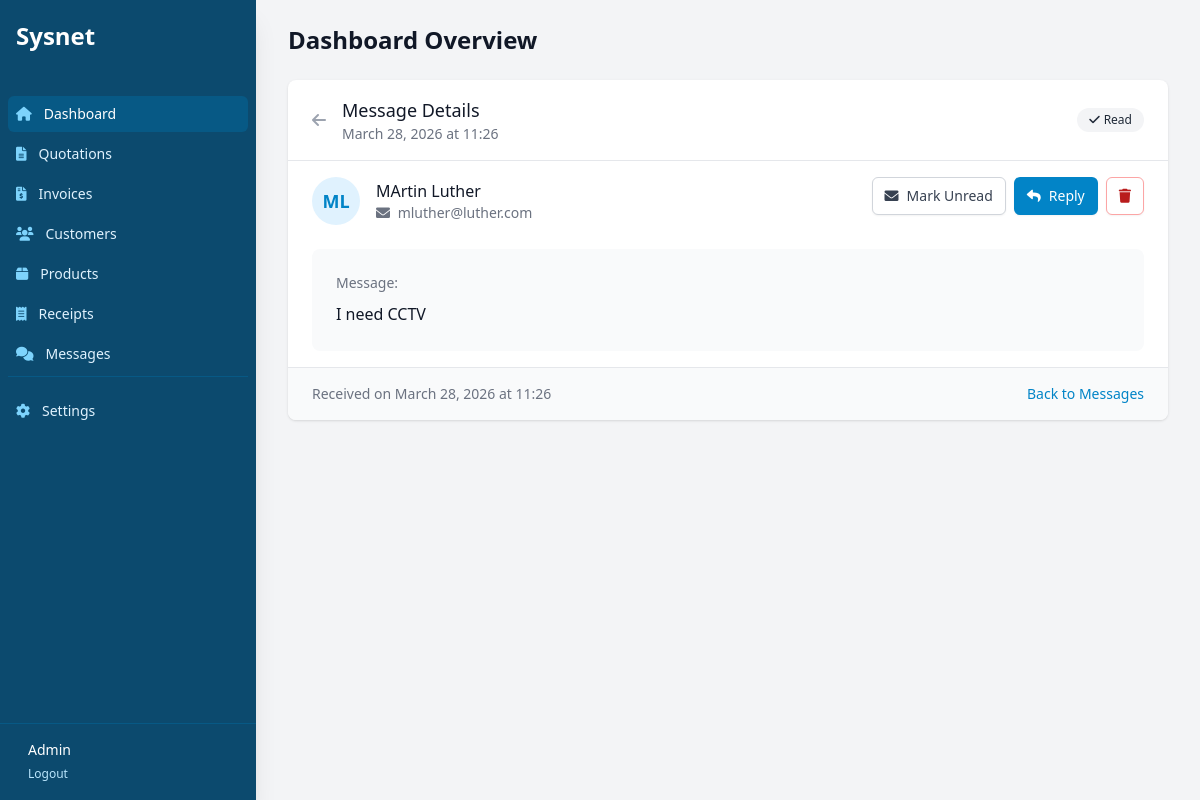
The page /billing/messages/2/ (signed in) on the database its author committed.
### billing/models.py (models this page shows, shortened)
class ContactMessage(models.Model):
    first_name = models.CharField(max_length=100)
    last_name = models.CharField(max_length=100)
    email = models.EmailField()
    message = models.TextField()
    is_read = models.BooleanField(default=False)
    created_at = models.DateTimeField(auto_now_add=True)
    class Meta:
        ordering = ['-created_at']
    def sender_name(self):
        return f"{self.first_name} {self.last_name}"

### billing/views.py (the view)
# urls.py: path('messages/<int:pk>/', views.message_detail, name='message_detail'),
@login_required
def message_detail(request, pk):
    message = get_object_or_404(ContactMessage, pk=pk)
    if not message.is_read:
        message.is_read = True
        message.save()
    return render(request, 'billing/message_detail.html', {'message': message})

### billing/context_processors.py (called while the page is built)
def company_info(request):
    return {
        'company': CompanyProfile.objects.first()
    }

def unread_count(request):
    if request.user.is_authenticated:
        return {'unread_count': ContactMessage.objects.filter(is_read=False).count()}
    return {'unread_count': 0}

### templates/billing/message_detail.html (shortened to what this page needs)
{% extends 'billing/base_dashboard.html' %}
{% block dashboard_content %}
<div class="max-w-4xl mx-auto">
    <div class="bg-white shadow rounded-lg mb-6">
        <div class="px-6 py-4 border-b border-gray-200 flex justify-between items-center">
            <div class="flex items-center">
                <a href="{% url 'message_list' %}" class="text-gray-400 hover:text-gray-600 mr-4">
                    <i class="fas fa-arrow-left"></i>
                </a>
                <div>
                    <h3 class="text-lg font-medium text-gray-900">Message Details</h3>
                    <p class="text-sm text-gray-500">{{ message.created_at|date:"F d, Y \a\t H:i" }}</p>
                </div>
            </div>
            <div class="flex items-center space-x-2">
                {% if message.is_read %}
                <span class="inline-flex items-center px-3 py-1 rounded-full text-xs font-medium bg-gray-100 text-gray-800">
                    <i class="fas fa-check mr-1"></i> Read
                </span>
                {% else %}
                <span class="inline-flex items-center px-3 py-1 rounded-full text-xs font-medium bg-green-100 text-green-800">
                    <i class="fas fa-envelope mr-1"></i> Unread
                </span>
                {% endif %}
            </div>
        </div>
        <div class="px-6 py-4">
            <div class="flex items-start justify-between mb-6">
                <div class="flex items-center">
                    <div class="h-12 w-12 rounded-full bg-brand-100 flex items-center justify-center">
                        <span class="text-brand-600 font-semibold text-lg">
                            {{ message.first_name|first }}{{ message.last_name|first }}
                        </span>
                    </div>
                    <div class="ml-4">
                        <div class="text-base font-medium text-gray-900">{{ message.sender_name }}</div>
                        <div class="text-sm text-gray-500">
                            <a href="mailto:{{ message.email }}" class="hover:text-brand-600">
                                <i class="fas fa-envelope mr-1"></i> {{ message.email }}
                            </a>
                        </div>
                    </div>
                </div>
                <div class="flex space-x-2">
                    {% if not message.is_read %}
                    <button onclick="markAsRead({{ message.pk }})" class="inline-flex items-center px-3 py-2 border border-gray-300 shadow-sm text-sm font-medium rounded-md text-gray-700 bg-white hover:bg-gray-50">
                        <i class="fas fa-check mr-2"></i> Mark Read
                    </button>
                    {% else %}
                    <button onclick="markAsUnread({{ message.pk }})" class="inline-flex items-center px-3 py-2 border border-gray-300 shadow-sm text-sm font-medium rounded-md text-gray-700 bg-white hover:bg-gray-50">
                        <i class="fas fa-envelope mr-2"></i> Mark Unread
                    </button>
                    {% endif %}
                    <a href="mailto:{{ message.email }}?subject=Re: Your inquiry" class="inline-flex items-center px-3 py-2 border border-transparent shadow-sm text-sm font-medium rounded-md text-white bg-brand-600 hover:bg-brand-700">
                        <i class="fas fa-reply mr-2"></i> Reply
                    </a>
                    <button onclick="deleteMessage({{ message.pk }})" class="inline-flex items-center px-3 py-2 border border-red-300 shadow-sm text-sm font-medium rounded-md text-red-700 bg-white hover:bg-red-50">
                        <i class="fas fa-trash"></i>
                    </button>
                </div>
            </div>
            <div class="bg-gray-50 rounded-lg p-6">
                <div class="text-sm font-medium text-gray-500 mb-2">Message:</div>
                <div class="text-gray-900 whitespace-pre-wrap leading-relaxed">{{ message.message }}</div>
            </div>
        </div>
        <div class="px-6 py-4 bg-gray-50 border-t border-gray-200 rounded-b-lg flex justify-between items-center">
            <div class="text-sm text-gray-500">
                Received on {{ message.created_at|date:"F d, Y" }} at {{ message.created_at|date:"H:i" }}
            </div>
            <a href="{% url 'message_list' %}" class="text-sm text-brand-600 hover:text-brand-900">
                Back to Messages
            </a>
        </div>
    </div>
</div>
{% endblock %}

### templates/billing/base_dashboard.html (shortened to what this page needs)
<!DOCTYPE html>
<html lang="en">
<head>
    <script src="https://cdn.tailwindcss.com"></script>
    <link href="https://cdnjs.cloudflare.com/ajax/libs/font-awesome/6.0.0/css/all.min.css" rel="stylesheet">
</head>
<body class="bg-gray-100 font-sans">
    <div class="flex h-screen overflow-hidden">
        <div class="hidden md:flex md:flex-shrink-0 no-print">
            <div class="flex flex-col w-64">
                <div class="flex flex-col h-0 flex-1 bg-brand-900 shadow-xl">
                    <div class="flex-1 flex flex-col pt-5 pb-4 overflow-y-auto">
                        <div class="flex items-center flex-shrink-0 px-4 mb-6">
                            <span class="text-white text-2xl font-bold">Sysnet</span>
                        </div>
                        <nav class="mt-5 flex-1 px-2 space-y-1">
                            <a href="{% url 'dashboard' %}" class="group flex items-center px-2 py-2 text-sm font-medium rounded-md text-white bg-brand-800">
                                <i class="fas fa-home mr-3 text-brand-300"></i>
                                Dashboard
                            </a>
                            <a href="{% url 'quotation_list' %}" class="group flex items-center px-2 py-2 text-sm font-medium rounded-md text-brand-100 hover:bg-brand-800 hover:text-white">
                                <i class="fas fa-file-alt mr-3 text-brand-300 group-hover:text-white"></i>
                                Quotations
                            </a>
                            <a href="{% url 'invoice_list' %}" class="group flex items-center px-2 py-2 text-sm font-medium rounded-md text-brand-100 hover:bg-brand-800 hover:text-white">
                                <i class="fas fa-file-invoice-dollar mr-3 text-brand-300 group-hover:text-white"></i>
                                Invoices
                            </a>
                            <a href="{% url 'customer_list' %}" class="group flex items-center px-2 py-2 text-sm font-medium rounded-md text-brand-100 hover:bg-brand-800 hover:text-white">
                                <i class="fas fa-users mr-3 text-brand-300 group-hover:text-white"></i>
                                Customers
                            </a>
                            <a href="{% url 'product_list' %}" class="group flex items-center px-2 py-2 text-sm font-medium rounded-md text-brand-100 hover:bg-brand-800 hover:text-white">
                                <i class="fas fa-box mr-3 text-brand-300 group-hover:text-white"></i>
                                Products
                            </a>
                             <a href="{% url 'receipt_list' %}" class="group flex items-center px-2 py-2 text-sm font-medium rounded-md text-brand-100 hover:bg-brand-800 hover:text-white">
                                <i class="fas fa-receipt mr-3 text-brand-300 group-hover:text-white"></i>
                                Receipts
                            </a>
                            <a href="{% url 'message_list' %}" class="group flex items-center px-2 py-2 text-sm font-medium rounded-md text-brand-100 hover:bg-brand-800 hover:text-white relative">
                                <i class="fas fa-comments mr-3 text-brand-300 group-hover:text-white"></i>
                                Messages
                            </a>
                            <div class="pt-4 mt-4 border-t border-brand-800">
                                <a href="{% url 'company_settings' %}" class="group flex items-center px-2 py-2 text-sm font-medium rounded-md text-brand-100 hover:bg-brand-800 hover:text-white">
                                    <i class="fas fa-cog mr-3 text-brand-300 group-hover:text-white"></i>
                                    Settings
                                </a>
                            </div>
                        </nav>
                    </div>
                    <div class="flex-shrink-0 flex border-t border-brand-800 p-4">
                        <div class="flex items-center">
                            <div class="ml-3">
                                <p class="text-sm font-medium text-white">
                                    {{ user.username|title }}
                                </p>
                                <form action="{% url 'logout' %}" method="post" class="inline">
                                    <button type="submit" class="text-xs font-medium text-brand-200 hover:text-white group-hover:text-white">
                                        Logout
                                    </button>
                                </form>
                            </div>
                        </div>
                    </div>
                </div>
            </div>
        </div>
        <div class="flex flex-col w-0 flex-1 overflow-hidden">
            <main class="flex-1 relative overflow-y-auto focus:outline-none">
                <div class="py-6">
                    <div class="max-w-7xl mx-auto px-4 sm:px-6 md:px-8 mb-6 no-print">
                        <h1 class="text-2xl font-semibold text-gray-900">Dashboard Overview</h1>
                    </div>
                    <div class="max-w-7xl mx-auto px-4 sm:px-6 md:px-8">
                        {% block dashboard_content %}{% endblock %}
                    </div>
                </div>
            </main>
        </div>
    </div>
</body>
</html>

### rows shown on the page
ContactMessage: created_at "March 28, 2026 at 11:26", first_name|first "M", last_name|first "L", sender_name "MArtin Luther", email "mluther@luther.com", message "I need CCTV", created_at "March 28, 2026", created_at "11:26"

### other values the page prints
{{ user.username|title }} "Admin"
